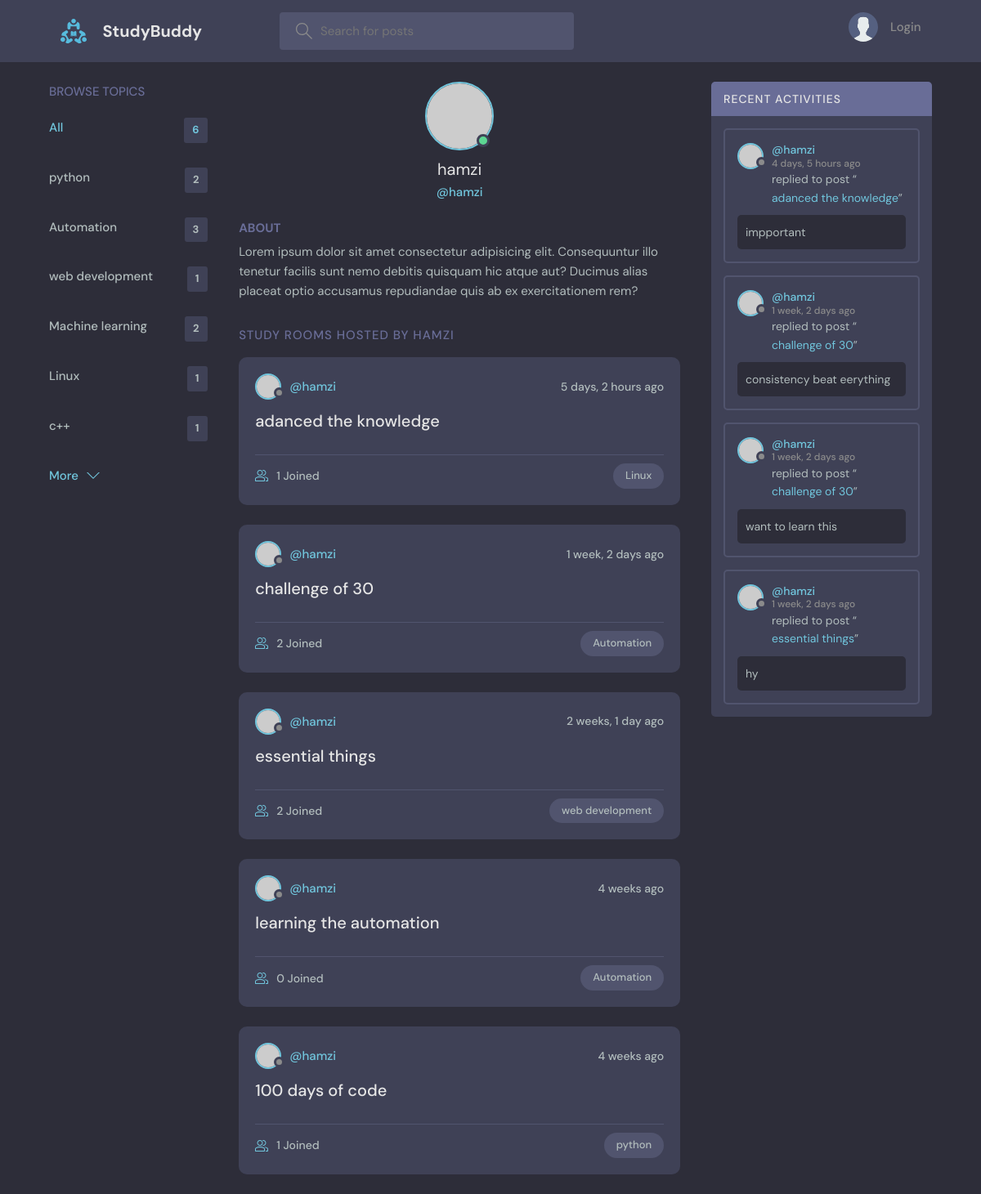
Page /profile/1/ on the committed database.
### main/models.py (models this page shows, shortened)
class Topic(models.Model):
    name=models.CharField(max_length=200)

class Room(models.Model):
    host=models.ForeignKey(User,on_delete=models.SET_NULL,null=True)
    topic=models.ForeignKey(Topic,on_delete=models.SET_NULL,null=True)
    name=models.CharField(max_length=200)
    participants=models.ManyToManyField(User,related_name='participants')
    description=models. TextField(null=True,blank=True)
    updated=models.DateTimeField(auto_now=True)
    created=models.DateTimeField(auto_now_add=True)
    class Meta:
        ordering=['-updated','-created']
    def __str__(self):
        return self.name

class Message(models.Model):
    user=models.ForeignKey(User,on_delete=models.CASCADE)
    room=models.ForeignKey(Room,on_delete=models.CASCADE)
    body=models.TextField()
    updated=models.DateTimeField(auto_now=True)
    created=models.DateTimeField(auto_now_add=True)
    class Meta:
        ordering=['-updated','-created']

### main/views.py (the view)
# urls.py: path("profile/<str:pk>/",views.user_profile,name='user_profile'),
def user_profile(request,pk):
    user=User.objects.get(id=pk)
    rooms=user.room_set.all()
    roommesages=user.message_set.all()
    topics=Topic.objects.all()
    context={'user':user,'rooms':rooms,'roommessages':roommesages,'topics':topics}
    return render(request,'profile.html',context)

### main/templates/profile.html (shortened to what this page needs)
{% extends 'master.html' %}
{% block content %}
  <main class="profile-page layout layout--3">
    <div class="container">
      {% include 'topic_components.html' %}
      <div class="roomList">
        <div class="profile">
          <div class="profile__avatar">
            <div class="avatar avatar--large active">
              <img src="https://randomuser.me/api/portraits/men/11.jpg" />
            </div>
          </div>
          <div class="profile__info">
            <h3>{{user.username}}</h3>
            <p>@{{user.username}}</p>
          </div>
          <div class="profile__about">
            <h3>About</h3>
            <p>
              Lorem ipsum dolor sit amet consectetur adipisicing elit. Consequuntur illo tenetur
              facilis sunt nemo debitis quisquam hic atque aut? Ducimus alias placeat optio
              accusamus repudiandae quis ab ex exercitationem rem?
            </p>
          </div>
        </div>
        <div class="roomList__header">
          <div>
            <h2>Study Rooms Hosted by {{user.username}}</a>
            </h2>
          </div>
        </div>
        {% include 'feed.html' %}
      </div>
       {% include 'activityold.html' %}
    </div>
  </main>
{% endblock %}

### templates/master.html (shortened to what this page needs)
<!DOCTYPE html>
{% load static%}
<html lang="en">
  <head>
    <link rel="stylesheet" href="{% static 'styles/style.css'%}" />
  </head>
  <body>
    {% include 'navbar.html' %}
    {% block content %}
    {% endblock %}
  </body>
</html>

### templates/navbar.html (shortened to what this page needs)
{% load static %}
<header class="header header--loggedIn">
    <div class="container">
        <a href="{% url 'home' %}" class="header__logo">
            <img src="{% static 'images/logo.svg' %}" />
            <h1>StudyBuddy</h1>
        </a>
        <form class="header__search" method="GET" action="{% url 'home' %}">
            <label>
                <input name="q" placeholder="Search for posts" />
            </label>
        </form>
        <nav class="header__menu">
            {% if request.user.is_authenticated %}
            <div class="header__user">
                <a href="{% url 'update-user' %}">
                    <div class="avatar avatar--medium active">
                        <img src="{{request.user.avatar.url}}" />
                    </div>
                    <p>{{request.user.username}} <span>@{{request.user.username}}</span></p>
                </a>
                <button class="dropdown-button">
                    <svg version="1.1" xmlns="http://www.w3.org/2000/svg" width="32" height="32" viewBox="0 0 32 32">
                        <title>chevron-down</title>
                        <path d="M16 21l-13-13h-3l16 16 16-16h-3l-13 13z"></path>
                    </svg>
                </button>
            </div>
            {% else %}
            <a href="{% url 'login' %}">
                <img src="{% static 'images/avatar.svg' %}" />
                <p>Login</p>
            </a>
            {% endif %}
        </nav>
    </div>
</header>

### main/templates/topic_components.html
 <div class="topics">
          <div class="topics__header">
            <h2>Browse Topics</h2>
          </div>
          <ul class="topics__list">
            <li>
              <a href="{% url 'home' %}" class="active">All <span>{{topics.count}}</span></a>
            </li>
              {% for topic in topics %}
            <li>
              <a href="{% url 'home' %}?q={{topic.name}}">{{topic.name}} <span>{{topic.room_set.all.count}}</span></a>
            </li>
            {%endfor%}
          </ul>
          <a class="btn btn--link" href="{% url 'topic' %}">
            More
            <svg version="1.1" xmlns="http://www.w3.org/2000/svg" width="32" height="32" viewBox="0 0 32 32">
              <title>chevron-down</title>
              <path d="M16 21l-13-13h-3l16 16 16-16h-3l-13 13z"></path>
            </svg>
          </a>
        </div>

### main/templates/feed.html (shortened to what this page needs)
{% for room in rooms %}
<div class="roomListRoom">
            <div class="roomListRoom__header">
              <a href="{% url 'user_profile' room.host.id %}"  class="roomListRoom__author">
                <div class="avatar avatar--small">
                  <img src="https://randomuser.me/api/portraits/women/11.jpg" />
                </div>
                <span>@{{room.host.username}}</span>
              </a>
              <div class="roomListRoom__actions">
                <span>{{room.created|timesince}} ago</span>
              </div>
            </div>
            <div class="roomListRoom__content">
              <a href="{% url 'room' room.id %}">{{room.name}}</a>
            </div>
            <div class="roomListRoom__meta">
              <a href="{% url 'room' room.id %}" class="roomListRoom__joined">
                {{room.participants.all.count}} Joined
              </a>
              <p class="roomListRoom__topic">{{room.topic.name}}</p>
            </div>
          </div>
          {% endfor %}

### main/templates/activityold.html (shortened to what this page needs)
<div class="activities">
          <div class="activities__header">
            <h2>Recent Activities</h2>
          </div>
          {%for message in roommessages%}
          <div class="activities__box">
            <div class="activities__boxHeader roomListRoom__header">
              <a href="{% url 'user_profile' message.user.id %}" class="roomListRoom__author">
                <div class="avatar avatar--small">
                  <img src="https://randomuser.me/api/portraits/women/11.jpg" />
                </div>
                <p>
                  @{{message.user}}
                  <span>{{message.created|timesince}} ago</span>
                </p>
              </a>
            </div>
            <div class="activities__boxContent">
              <p>replied to post “<a href="{%url 'room' message.room.id %}">{{message.room}}</a>”</p>
              <div class="activities__boxRoomContent">
               {{message.body}}
              </div>
            </div>
          </div>
          {% endfor %}
        </div>

### rows in the picture
Topic: name "python", room_set.all.count "2"
Topic: name "Automation", room_set.all.count "3"
Topic: name "web development", room_set.all.count "1"
Topic: name "Machine learning", room_set.all.count "2"
Topic: name "Linux", room_set.all.count "1"
Topic: name "c++", room_set.all.count "1"
Room: host.username "hamzi", created "5 days, 2 hours", name "adanced the knowledge", participants.all.count "1", topic.name "Linux"
Room: host.username "hamzi", created "1 week, 2 days", name "challenge of 30", participants.all.count "2", topic.name "Automation"
Room: host.username "hamzi", created "2 weeks, 1 day", name "essential things", participants.all.count "2", topic.name "web development"
Room: host.username "hamzi", created "4 weeks", name "learning the automation", participants.all.count "0", topic.name "Automation"
Room: host.username "hamzi", created "4 weeks", name "100 days of code", participants.all.count "1", topic.name "python"
Message: user "hamzi", created "4 days, 5 hours", room "adanced the knowledge", body "impportant"
Message: user "hamzi", created "1 week, 2 days", room "challenge of 30", body "consistency beat eerything"
Message: user "hamzi", created "1 week, 2 days", room "challenge of 30", body "want to learn this"
Message: user "hamzi", created "1 week, 2 days", room "essential things", body "hy"

### other values in the picture
{{ topics.count }} "6"
{{ user.username }} "hamzi"
{{ user.username }} "HAMZI"
